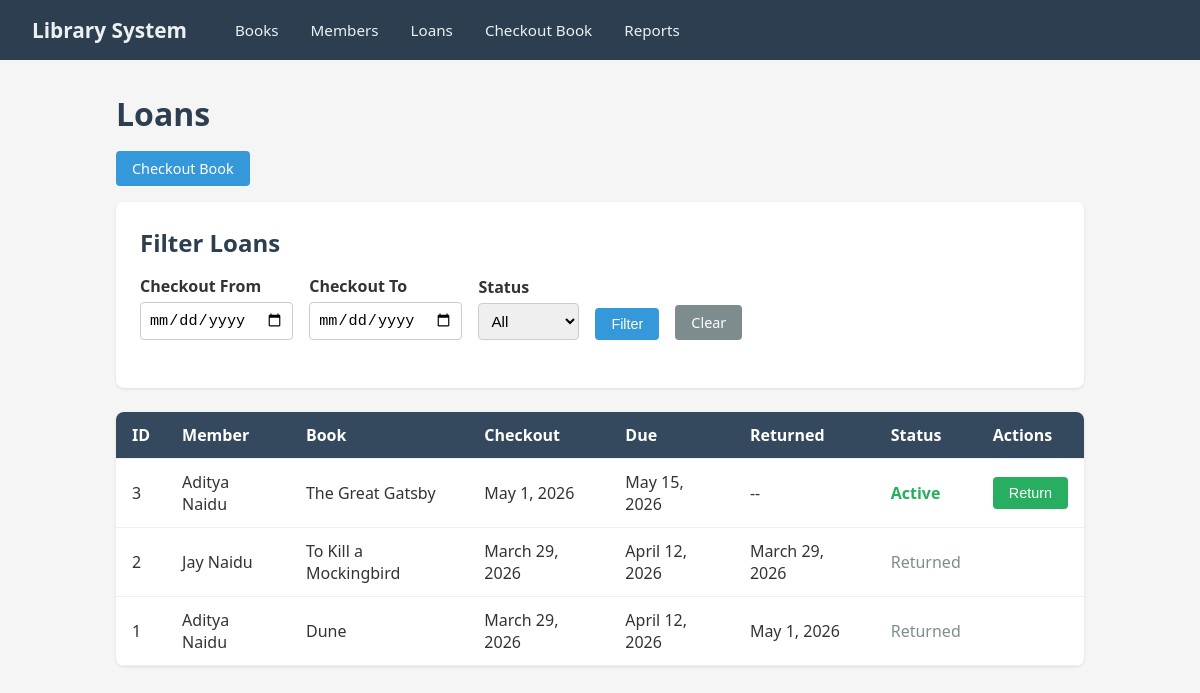
Screenshot of /loans/ with the database file from the repository.
### helloworld/models.py (models this page shows, shortened)
class Loan(models.Model):
    member = models.ForeignKey(Member, on_delete=models.CASCADE)
    book = models.ForeignKey(Book, on_delete=models.CASCADE)
    checkout_date = models.DateField()
    due_date = models.DateField()
    return_date = models.DateField(null=True, blank=True)
    class Meta:
        indexes = [
            models.Index(fields=['due_date'], name='loan_due_idx'),
            models.Index(fields=['return_date'], name='loan_return_idx'),
            models.Index(fields=['checkout_date'], name='loan_checkout_idx'),
        ]
    @property
    def is_overdue(self):
        from datetime import date
        if self.return_date:
            return False
        return date.today() > self.due_date

class Member(models.Model):
    name = models.CharField(max_length=200)
    age = models.IntegerField()
    email = models.EmailField(unique=True)
    membership_date = models.DateField()
    class Meta:
        indexes = [
            models.Index(fields=['age'], name='member_age_idx'),
        ]

class Book(models.Model):
    title = models.CharField(max_length=300)
    author = models.CharField(max_length=200)
    genre = models.CharField(max_length=100)
    total_copies = models.IntegerField(default=1)
    class Meta:
        indexes = [
            models.Index(fields=['title'], name='book_title_idx'),
        ]

### helloworld/views.py (the view)
# urls.py: path('loans/', views.loan_list, name='loan_list'),
def loan_list(request):
    loans = Loan.objects.select_related('member', 'book').all().order_by('-checkout_date')
    start_date = request.GET.get('start_date')
    end_date = request.GET.get('end_date')
    status = request.GET.get('status')
    if start_date:
        loans = loans.filter(checkout_date__gte=start_date)
    if end_date:
        loans = loans.filter(checkout_date__lte=end_date)
    if status == 'active':
        loans = loans.filter(return_date__isnull=True, due_date__gte=date.today())
    elif status == 'overdue':
        loans = loans.filter(return_date__isnull=True, due_date__lt=date.today())
    elif status == 'returned':
        loans = loans.filter(return_date__isnull=False)
    return render(request, 'helloworld/loan_list.html', {
        'loans': loans,
        'start_date': start_date or '',
        'end_date': end_date or '',
        'status': status or '',
    })

### helloworld/templates/helloworld/loan_list.html (shortened to what this page needs)
{% extends "helloworld/base.html" %}
{% block content %}
<h1>Loans</h1>
<a href="{% url 'loan_create' %}" class="btn btn-primary" style="margin-bottom:1rem;">Checkout Book</a>
<div class="card">
    <h2>Filter Loans</h2>
    <form method="get" class="filter-form">
        <div class="form-group">
            <label for="start_date">Checkout From</label>
            <input type="date" name="start_date" id="start_date" value="{{ start_date|default:'' }}">
        </div>
        <div class="form-group">
            <label for="end_date">Checkout To</label>
            <input type="date" name="end_date" id="end_date" value="{{ end_date|default:'' }}">
        </div>
        <div class="form-group">
            <label for="status">Status</label>
            <select name="status" id="status">
                <option value="">All</option>
            </select>
        </div>
        <div class="form-group">
            <label>&nbsp;</label>
            <button type="submit" class="btn btn-primary">Filter</button>
        </div>
        <div class="form-group">
            <label>&nbsp;</label>
            <a href="{% url 'loan_list' %}" class="btn btn-secondary">Clear</a>
        </div>
    </form>
</div>
<table>
    <thead>
        <tr><th>ID</th><th>Member</th><th>Book</th><th>Checkout</th><th>Due</th><th>Returned</th><th>Status</th><th>Actions</th></tr>
    </thead>
    <tbody>
        {% for loan in loans %}
        <tr>
            <td>{{ loan.id }}</td>
            <td>{{ loan.member.name }}</td>
            <td>{{ loan.book.title }}</td>
            <td>{{ loan.checkout_date }}</td>
            <td>{{ loan.due_date }}</td>
            <td>{{ loan.return_date|default:"--" }}</td>
            <td>
                {% if loan.return_date %}
                    <span class="returned">Returned</span>
                {% elif loan.is_overdue %}
                    <span class="overdue">Overdue</span>
                {% else %}
                    <span class="active">Active</span>
                {% endif %}
            </td>
            <td>
                {% if not loan.return_date %}
                <form class="inline" method="post" action="{% url 'loan_return' loan.id %}">
                    <button type="submit" class="btn btn-success">Return</button>
                </form>
                {% endif %}
            </td>
        </tr>
        {% empty %}
        <tr><td colspan="8">No loans found.</td></tr>
        {% endfor %}
    </tbody>
</table>
{% endblock %}

### helloworld/templates/helloworld/base.html (style rules this page uses)
* { box-sizing: border-box; margin: 0; padding: 0; }
body { font-family: 'Segoe UI', Tahoma, Geneva, Verdana, sans-serif; background: #f5f5f5; color: #333; }
h1, h2 { margin-bottom: 1rem; color: #2c3e50; }
table { width: 100%; border-collapse: collapse; background: #fff; border-radius: 8px; overflow: hidden; box-shadow: 0 1px 3px rgba(0,0,0,0.1); margin-bottom: 1.5rem; }
th, td { padding: 0.75rem 1rem; text-align: left; border-bottom: 1px solid #eee; }
th { background: #34495e; color: #fff; }
.btn { display: inline-block; padding: 0.5rem 1rem; border: none; border-radius: 4px; cursor: pointer; text-decoration: none; font-size: 0.9rem; color: #fff; }
.btn-primary { background: #3498db; }
.btn-success { background: #27ae60; }
.btn-secondary { background: #7f8c8d; }
form.inline { display: inline; }
.form-group { margin-bottom: 1rem; }
.form-group label { display: block; margin-bottom: 0.3rem; font-weight: 600; }
.form-group input, .form-group select { width: 100%; padding: 0.5rem; border: 1px solid #ccc; border-radius: 4px; font-size: 0.95rem; }
.card { background: #fff; padding: 1.5rem; border-radius: 8px; box-shadow: 0 1px 3px rgba(0,0,0,0.1); margin-bottom: 1.5rem; }
.active { color: #27ae60; font-weight: bold; }
.returned { color: #7f8c8d; }
.filter-form { display: flex; gap: 1rem; align-items: flex-end; flex-wrap: wrap; margin-bottom: 1.5rem; }
.filter-form .form-group { margin-bottom: 0; }

### rows the page displays
Loan: id "3", member.name "Aditya Naidu", book "The Great Gatsby", checkout_date "May 1, 2026", due_date "May 15, 2026", return_date "--", shows "Active", shows "Return"
Loan: id "2", member.name "Jay Naidu", book "To Kill a Mockingbird", checkout_date "March 29, 2026", due_date "April 12, 2026", return_date "March 29, 2026", shows "Returned"
Loan: id "1", member.name "Aditya Naidu", book "Dune", checkout_date "March 29, 2026", due_date "April 12, 2026", return_date "May 1, 2026", shows "Returned"
